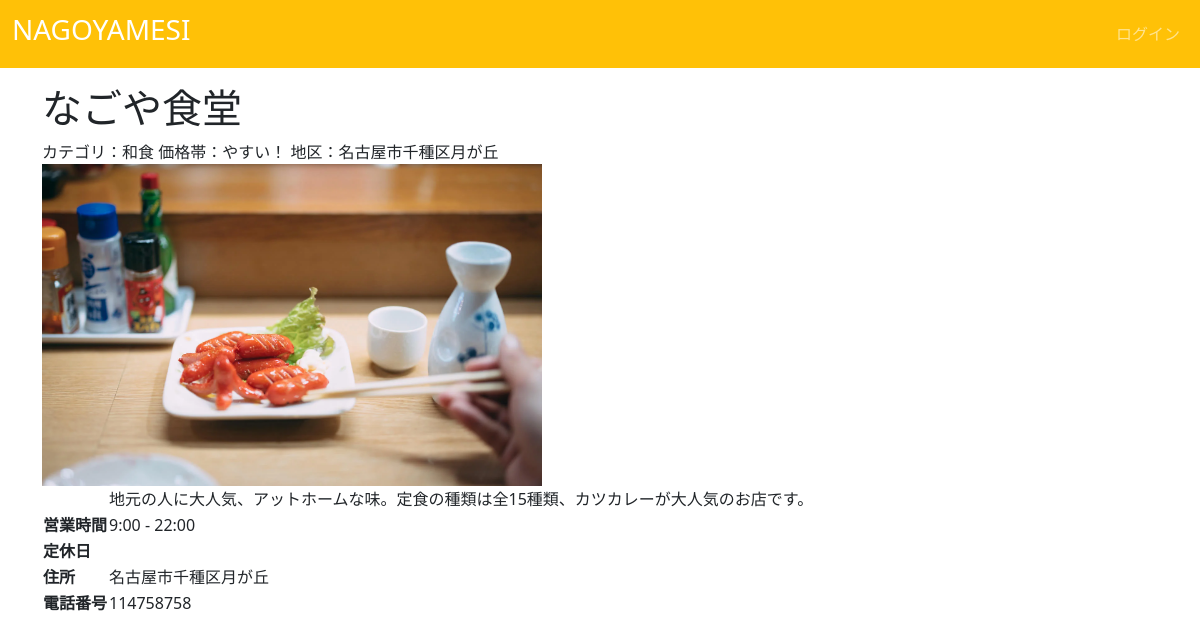
Page /crud/shop-detail/3/ on the committed database.
### crud/models.py (models this page shows, shortened)
class Shop(models.Model):
    name = models.CharField(max_length=20, verbose_name='店名')
    name_kana = models.CharField(max_length=20, verbose_name='店名かな')
    place = models.CharField(max_length=20, verbose_name='住所')
    tel_number_regex = RegexValidator(regex=r'^[0-9]+$', message = ("Tel Number must be entered in the format: '09012345678'. Up to 15 digits allowed."))
    tel_number = models.CharField(validators=[tel_number_regex], max_length=15, default='114758758',verbose_name='電話番号')
    open_time = models.TimeField(verbose_name="開店時間", default="09:00")
    close_time = models.TimeField(verbose_name="閉店時間", default="22:00")
    description = models.CharField(max_length=200, verbose_name='詳細')
    img = models.ImageField(blank=True, default='takosan.png', verbose_name='画像')
    category = models.ForeignKey(Category, on_delete=models.SET_NULL, null=True, verbose_name='カテゴリ')
    area = models.ForeignKey(Area, on_delete=models.SET_NULL, null=True, verbose_name='エリア')
    price = models.ForeignKey(Price, on_delete=models.SET_NULL, null=True, verbose_name='価格帯')
    class Meta:
        verbose_name = '店舗情報'
        verbose_name_plural = '店舗情報'

class Category(models.Model):
     name = models.CharField(max_length=20, verbose_name='カテゴリ名')
     def __str__(self):
         return self.name
     class Meta:
        verbose_name = 'カテゴリ'
        verbose_name_plural = 'カテゴリ'

class Price(models.Model):
     name = models.CharField(max_length=20, verbose_name='価格帯名')
     def __str__(self):
         return self.name
     class Meta:
        verbose_name = '価格帯'
        verbose_name_plural = '価格帯'

### crud/views.py (the view)
# urls.py: path('crud/shop-detail/<int:pk>/', views.ShopDetailView.as_view(), name='shop-detail')
class ShopDetailView(DetailView):
    model = Shop

### crud/templates/crud/shop_detail.html (shortened to what this page needs)
{% extends "base.html" %}
{% block content %}
<h1 class="">{{ shop.name }}</h1>
<div>
  <span>カテゴリ：{{ shop.category }}</span><span>    価格帯：{{ shop.price }}</span><span>    地区：{{ shop.place }}</span>
</div>
<div>
  <img src="{{ shop.img.url }}" style="width: 500px; height:auto;">
</div>
<table>
  <tr>
    <th></th>
    <td>{{ shop.description }}</td>
  </tr>
  <tr>
    <th>営業時間</th>
    <td>{{ shop.open_time }} - {{ shop.close_time }}</td>
  </tr>
  <tr>
    <th>定休日</th>
    <td></td>
  </tr>
  <tr>
    <th>住所</th>
    <td>{{ shop.place }}</td>
  </tr>
  <tr>
    <th>電話番号</th>
    <td>{{ shop.tel_number }}</td>
  </tr>
</table>
{% endblock %}

### rows in the picture
Shop: name "なごや食堂", category "和食", price "やすい！", place "名古屋市千種区月が丘", img (picture), description "地元の人に大人気、アットホームな味。定食の種類は全15種類、カツカレーが大人気のお店です。", open_time "9:00", close_time "22:00", tel_number "114758758"
